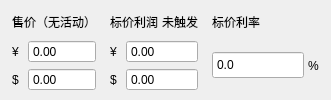
     <widget class="QFrame" name="noActivitySection">
      <property name="section">
       <bool>true</bool>
      </property>
      <layout class="QGridLayout" name="noActivityGrid">
       <property name="leftMargin">
        <number>12</number>
       </property>
       <property name="topMargin">
        <number>8</number>
       </property>
       <property name="rightMargin">
        <number>12</number>
       </property>
       <property name="bottomMargin">
        <number>8</number>
       </property>
       <property name="horizontalSpacing">
        <number>14</number>
       </property>
       <property name="verticalSpacing">
        <number>4</number>
       </property>
       <item row="0" column="0">
        <widget class="QLabel" name="lblNoActivityPrice">
         <property name="text">
          <string>售价（无活动）</string>
         </property>
         <property name="title">
          <bool>true</bool>
         </property>
        </widget>
       </item>
       <item row="0" column="1">
        <widget class="QWidget" name="noActivityProfitTitleHost" native="true">
         <layout class="QHBoxLayout" name="noActivityProfitTitleHostLayout">
          <property name="spacing">
           <number>4</number>
          </property>
          <property name="leftMargin">
           <number>0</number>
          </property>
          <property name="topMargin">
           <number>0</number>
          </property>
          <property name="rightMargin">
           <number>0</number>
          </property>
          <property name="bottomMargin">
           <number>0</number>
          </property>
          <item>
           <widget class="QLabel" name="lblNoActivityProfit">
            <property name="text">
             <string>标价利润</string>
            </property>
            <property name="title">
             <bool>true</bool>
            </property>
           </widget>
          </item>
          <item>
           <widget class="QLabel" name="lblNoActivitySubsidyStatus">
            <property name="text">
             <string>未触发</string>
            </property>
            <property name="status">
             <bool>true</bool>
            </property>
           </widget>
          </item>
         </layout>
        </widget>
       </item>
       <item row="0" column="2">
        <widget class="QLabel" name="lblListPriceProfitRateTitle">
         <property name="text">
          <string>标价利率</string>
         </property>
         <property name="title">
          <bool>true</bool>
         </property>
        </widget>
       </item>
       <item row="1" column="0" rowspan="2" colspan="1">
        <widget class="QWidget" name="noActivityPrice" native="true">
         <layout class="QVBoxLayout" name="noActivityPriceLayout">
          <property name="spacing">
           <number>3</number>
          </property>
          <property name="leftMargin">
           <number>0</number>
          </property>
          <property name="topMargin">
           <number>0</number>
          </property>
          <property name="rightMargin">
           <number>0</number>
          </property>
          <property name="bottomMargin">
           <number>0</number>
          </property>
          <item>
           <widget class="QWidget" name="noActivityPriceRmbRow" native="true">
            <layout class="QHBoxLayout" name="noActivityPriceRmbRowLayout">
             <property name="spacing">
              <number>4</number>
             </property>
             <property name="leftMargin">
              <number>0</number>
             </property>
             <property name="topMargin">
              <number>0</number>
             </property>
             <property name="rightMargin">
              <number>0</number>
             </property>
             <property name="bottomMargin">
              <number>0</number>
             </property>
             <item>
              <widget class="QLabel" name="noActivityPriceRmbSymbol">
               <property name="text">
                <string>¥</string>
               </property>
               <property name="unit">
                <bool>true</bool>
               </property>
              </widget>
             </item>
             <item>
              <widget class="QDoubleSpinBox" name="txtNoActivityPriceRmb">
               <property name="buttonSymbols">
                <enum>QAbstractSpinBox::NoButtons</enum>
               </property>
               <property name="decimals">
                <number>2</number>
               </property>
               <property name="maximum">
                <double>10000000.000000</double>
               </property>
               <property name="readOnly">
                <bool>true</bool>
               </property>
               <property name="preview">
                <bool>true</bool>
               </property>
              </widget>
             </item>
            </layout>
           </widget>
          </item>
          <item>
           <widget class="QWidget" name="noActivityPriceUsdRow" native="true">
            <layout class="QHBoxLayout" name="noActivityPriceUsdRowLayout">
             <property name="spacing">
              <number>4</number>
             </property>
             <property name="leftMargin">
              <number>0</number>
             </property>
             <property name="topMargin">
              <number>0</number>
             </property>
             <property name="rightMargin">
              <number>0</number>
             </property>
             <property name="bottomMargin">
              <number>0</number>
             </property>
             <item>
              <widget class="QLabel" name="noActivityPriceUsdSymbol">
               <property name="text">
                <string>$</string>
               </property>
               <property name="unit">
                <bool>true</bool>
               </property>
              </widget>
             </item>
             <item>
              <widget class="QDoubleSpinBox" name="txtNoActivityPriceUsd">
               <property name="buttonSymbols">
                <enum>QAbstractSpinBox::NoButtons</enum>
               </property>
               <property name="decimals">
                <number>2</number>
               </property>
               <property name="maximum">
                <double>1000000.000000</double>
               </property>
              </widget>
             </item>
            </layout>
           </widget>
          </item>
         </layout>
        </widget>
       </item>
       <item row="1" column="1" rowspan="2" colspan="1">
        <widget class="QWidget" name="noActivityProfit" native="true">
         <layout class="QVBoxLayout" name="noActivityProfitLayout">
          <property name="spacing">
           <number>3</number>
          </property>
          <property name="leftMargin">
           <number>0</number>
          </property>
          <property name="topMargin">
           <number>0</number>
          </property>
          <property name="rightMargin">
           <number>0</number>
          </property>
          <property name="bottomMargin">
           <number>0</number>
          </property>
          <item>
           <widget class="QWidget" name="noActivityProfitRmbRow" native="true">
            <layout class="QHBoxLayout" name="noActivityProfitRmbRowLayout">
             <property name="spacing">
              <number>4</number>
             </property>
             <property name="leftMargin">
              <number>0</number>
             </property>
             <property name="topMargin">
              <number>0</number>
             </property>
             <property name="rightMargin">
              <number>0</number>
             </property>
             <property name="bottomMargin">
              <number>0</number>
             </property>
             <item>
              <widget class="QLabel" name="noActivityProfitRmbSymbol">
               <property name="text">
                <string>¥</string>
               </property>
               <property name="unit">
                <bool>true</bool>
               </property>
              </widget>
             </item>
             <item>
              <widget class="QDoubleSpinBox" name="txtNoActivityProfitRmb">
               <property name="buttonSymbols">
                <enum>QAbstractSpinBox::NoButtons</enum>
               </property>
               <property name="decimals">
                <number>2</number>
               </property>
               <property name="minimum">
                <double>-999999.990000</double>
               </property>
               <property name="maximum">
                <double>999999.990000</double>
               </property>
              </widget>
             </item>
            </layout>
           </widget>
          </item>
          <item>
           <widget class="QWidget" name="noActivityProfitUsdRow" native="true">
            <layout class="QHBoxLayout" name="noActivityProfitUsdRowLayout">
             <property name="spacing">
              <number>4</number>
             </property>
             <property name="leftMargin">
              <number>0</number>
             </property>
             <property name="topMargin">
              <number>0</number>
             </property>
             <property name="rightMargin">
              <number>0</number>
             </property>
             <property name="bottomMargin">
              <number>0</number>
             </property>
             <item>
              <widget class="QLabel" name="noActivityProfitUsdSymbol">
               <property name="text">
                <string>$</string>
               </property>
               <property name="unit">
                <bool>true</bool>
               </property>
              </widget>
             </item>
             <item>
              <widget class="QDoubleSpinBox" name="txtNoActivityProfitUsd">
               <property name="buttonSymbols">
                <enum>QAbstractSpinBox::NoButtons</enum>
               </property>
               <property name="decimals">
                <number>2</number>
               </property>
               <property name="minimum">
                <double>-999999.990000</double>
               </property>
               <property name="maximum">
                <double>999999.990000</double>
               </property>
               <property name="readOnly">
                <bool>true</bool>
               </property>
               <property name="preview">
                <bool>true</bool>
               </property>
              </widget>
             </item>
            </layout>
           </widget>
          </item>
         </layout>
        </widget>
       </item>
       <item row="1" column="2" rowspan="2" colspan="1">
        <widget class="QWidget" name="listPriceRateRow" native="true">
         <layout class="QHBoxLayout" name="listPriceRateRowLayout">
          <property name="spacing">
           <number>4</number>
          </property>
          <property name="leftMargin">
           <number>0</number>
          </property>
          <property name="topMargin">
           <number>0</number>
          </property>
          <property name="rightMargin">
           <number>0</number>
          </property>
          <property name="bottomMargin">
           <number>0</number>
          </property>
          <item>
           <widget class="QDoubleSpinBox" name="txtListPriceProfitRate">
            <property name="minimumSize">
             <size>
              <width>92</width>
              <height>28</height>
             </size>
            </property>
            <property name="maximumSize">
             <size>
              <width>92</width>
              <height>28</height>
             </size>
            </property>
            <property name="buttonSymbols">
             <enum>QAbstractSpinBox::NoButtons</enum>
            </property>
            <property name="decimals">
             <number>1</number>
            </property>
            <property name="minimum">
             <double>-999999.900000</double>
            </property>
            <property name="maximum">
             <double>999999.900000</double>
            </property>
           </widget>
          </item>
          <item>
           <widget class="QLabel" name="unit_txtListPriceProfitRate">
            <property name="text">
             <string>%</string>
            </property>
            <property name="unit">
             <bool>true</bool>
            </property>
           </widget>
          </item>
         </layout>
        </widget>
       </item>
      </layout>
     </widget>
